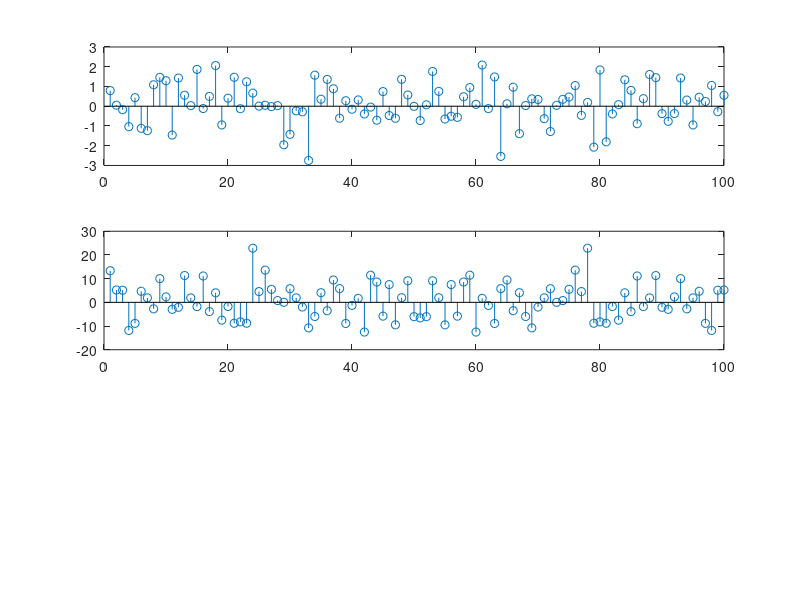

The MATLAB script that drew this image:
h = randn(100, 1);
F = dftmtx(length(h));
abs(fft(h) - F*h)      

subplot(311)
stem(h);

subplot(312)
stem(fft(h));
